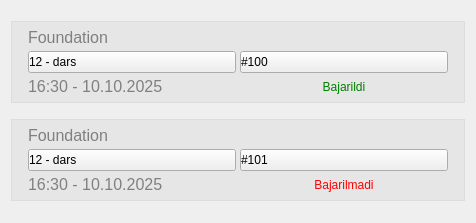
             <widget class="QWidget" name="scrollAreaWidgetContents_2">
              <property name="geometry">
               <rect>
                <x>0</x>
                <y>0</y>
                <width>476</width>
                <height>223</height>
               </rect>
              </property>
              <layout class="QVBoxLayout" name="verticalLayout_8">
               <item>
                <widget class="QFrame" name="frame_9">
                 <property name="sizePolicy">
                  <sizepolicy hsizetype="Preferred" vsizetype="Maximum">
                   <horstretch>0</horstretch>
                   <verstretch>0</verstretch>
                  </sizepolicy>
                 </property>
                 <property name="styleSheet">
                  <string notr="true">QFrame{
background-color: rgba(0,0,0,10);
}QFrame:hover{
background-color: rgba(0,0,0,20);
}</string>
                 </property>
                 <property name="frameShape">
                  <enum>QFrame::StyledPanel</enum>
                 </property>
                 <property name="frameShadow">
                  <enum>QFrame::Raised</enum>
                 </property>
                 <layout class="QGridLayout" name="gridLayout_2">
                  <property name="leftMargin">
                   <number>16</number>
                  </property>
                  <property name="topMargin">
                   <number>6</number>
                  </property>
                  <property name="rightMargin">
                   <number>16</number>
                  </property>
                  <property name="bottomMargin">
                   <number>6</number>
                  </property>
                  <property name="spacing">
                   <number>4</number>
                  </property>
                  <item row="3" column="1">
                   <widget class="QLabel" name="label_7">
                    <property name="sizePolicy">
                     <sizepolicy hsizetype="Minimum" vsizetype="Minimum">
                      <horstretch>0</horstretch>
                      <verstretch>0</verstretch>
                     </sizepolicy>
                    </property>
                    <property name="styleSheet">
                     <string notr="true">color: green;
background-color: 0;</string>
                    </property>
                    <property name="text">
                     <string>Bajarildi</string>
                    </property>
                    <property name="alignment">
                     <set>Qt::AlignCenter</set>
                    </property>
                   </widget>
                  </item>
                  <item row="2" column="0">
                   <widget class="QPushButton" name="pushButton_10">
                    <property name="sizePolicy">
                     <sizepolicy hsizetype="Minimum" vsizetype="Minimum">
                      <horstretch>0</horstretch>
                      <verstretch>0</verstretch>
                     </sizepolicy>
                    </property>
                    <property name="cursor">
                     <cursorShape>PointingHandCursor</cursorShape>
                    </property>
                    <property name="styleSheet">
                     <string notr="true">QPushButton{
text-align: left;
}
QPushButton:hover{
color: blue;
}</string>
                    </property>
                    <property name="text">
                     <string>12 - dars</string>
                    </property>
                   </widget>
                  </item>
                  <item row="2" column="1">
                   <widget class="QPushButton" name="pushButton_8">
                    <property name="sizePolicy">
                     <sizepolicy hsizetype="Minimum" vsizetype="Minimum">
                      <horstretch>0</horstretch>
                      <verstretch>0</verstretch>
                     </sizepolicy>
                    </property>
                    <property name="cursor">
                     <cursorShape>PointingHandCursor</cursorShape>
                    </property>
                    <property name="styleSheet">
                     <string notr="true">QPushButton{
text-align: left;
}
QPushButton:hover{
color: blue;
}</string>
                    </property>
                    <property name="text">
                     <string>#100</string>
                    </property>
                   </widget>
                  </item>
                  <item row="3" column="0">
                   <widget class="QLabel" name="label_6">
                    <property name="sizePolicy">
                     <sizepolicy hsizetype="Minimum" vsizetype="Minimum">
                      <horstretch>0</horstretch>
                      <verstretch>0</verstretch>
                     </sizepolicy>
                    </property>
                    <property name="styleSheet">
                     <string notr="true">background-color: 0;
font-size: 16px;
color: gray;</string>
                    </property>
                    <property name="text">
                     <string>16:30 - 10.10.2025</string>
                    </property>
                   </widget>
                  </item>
                  <item row="1" column="0" colspan="2">
                   <widget class="QLabel" name="label_3">
                    <property name="sizePolicy">
                     <sizepolicy hsizetype="Minimum" vsizetype="Minimum">
                      <horstretch>0</horstretch>
                      <verstretch>0</verstretch>
                     </sizepolicy>
                    </property>
                    <property name="styleSheet">
                     <string notr="true">background-color: 0;
font-size: 16px;
color: gray;</string>
                    </property>
                    <property name="text">
                     <string>Foundation</string>
                    </property>
                   </widget>
                  </item>
                 </layout>
                </widget>
               </item>
               <item>
                <widget class="QFrame" name="frame_11">
                 <property name="sizePolicy">
                  <sizepolicy hsizetype="Preferred" vsizetype="Maximum">
                   <horstretch>0</horstretch>
                   <verstretch>0</verstretch>
                  </sizepolicy>
                 </property>
                 <property name="styleSheet">
                  <string notr="true">QFrame{
background-color: rgba(0,0,0,10);
}QFrame:hover{
background-color: rgba(0,0,0,20);
}</string>
                 </property>
                 <property name="frameShape">
                  <enum>QFrame::StyledPanel</enum>
                 </property>
                 <property name="frameShadow">
                  <enum>QFrame::Raised</enum>
                 </property>
                 <layout class="QGridLayout" name="gridLayout_4">
                  <property name="leftMargin">
                   <number>16</number>
                  </property>
                  <property name="topMargin">
                   <number>6</number>
                  </property>
                  <property name="rightMargin">
                   <number>16</number>
                  </property>
                  <property name="bottomMargin">
                   <number>6</number>
                  </property>
                  <property name="spacing">
                   <number>4</number>
                  </property>
                  <item row="3" column="1">
                   <widget class="QLabel" name="label_16">
                    <property name="sizePolicy">
                     <sizepolicy hsizetype="Minimum" vsizetype="Minimum">
                      <horstretch>0</horstretch>
                      <verstretch>0</verstretch>
                     </sizepolicy>
                    </property>
                    <property name="styleSheet">
                     <string notr="true">color: red;
background-color: 0;</string>
                    </property>
                    <property name="text">
                     <string>Bajarilmadi</string>
                    </property>
                    <property name="alignment">
                     <set>Qt::AlignCenter</set>
                    </property>
                   </widget>
                  </item>
                  <item row="2" column="0">
                   <widget class="QPushButton" name="pushButton_9">
                    <property name="sizePolicy">
                     <sizepolicy hsizetype="Minimum" vsizetype="Minimum">
                      <horstretch>1</horstretch>
                      <verstretch>0</verstretch>
                     </sizepolicy>
                    </property>
                    <property name="cursor">
                     <cursorShape>PointingHandCursor</cursorShape>
                    </property>
                    <property name="styleSheet">
                     <string notr="true">QPushButton{
text-align: left;
}
QPushButton:hover{
color: blue;
}</string>
                    </property>
                    <property name="text">
                     <string>12 - dars</string>
                    </property>
                   </widget>
                  </item>
                  <item row="2" column="1">
                   <widget class="QPushButton" name="pushButton_11">
                    <property name="sizePolicy">
                     <sizepolicy hsizetype="Minimum" vsizetype="Minimum">
                      <horstretch>1</horstretch>
                      <verstretch>0</verstretch>
                     </sizepolicy>
                    </property>
                    <property name="cursor">
                     <cursorShape>PointingHandCursor</cursorShape>
                    </property>
                    <property name="styleSheet">
                     <string notr="true">QPushButton{
text-align: left;
}
QPushButton:hover{
color: blue;
}</string>
                    </property>
                    <property name="text">
                     <string>#101</string>
                    </property>
                   </widget>
                  </item>
                  <item row="3" column="0">
                   <widget class="QLabel" name="label_8">
                    <property name="sizePolicy">
                     <sizepolicy hsizetype="Minimum" vsizetype="Minimum">
                      <horstretch>0</horstretch>
                      <verstretch>0</verstretch>
                     </sizepolicy>
                    </property>
                    <property name="styleSheet">
                     <string notr="true">background-color: 0;
font-size: 16px;
color: gray;</string>
                    </property>
                    <property name="text">
                     <string>16:30 - 10.10.2025</string>
                    </property>
                   </widget>
                  </item>
                  <item row="1" column="0" colspan="2">
                   <widget class="QLabel" name="label_13">
                    <property name="sizePolicy">
                     <sizepolicy hsizetype="Minimum" vsizetype="Minimum">
                      <horstretch>0</horstretch>
                      <verstretch>0</verstretch>
                     </sizepolicy>
                    </property>
                    <property name="styleSheet">
                     <string notr="true">background-color: 0;
font-size: 16px;
color: gray;</string>
                    </property>
                    <property name="text">
                     <string>Foundation</string>
                    </property>
                   </widget>
                  </item>
                 </layout>
                </widget>
               </item>
              </layout>
             </widget>
